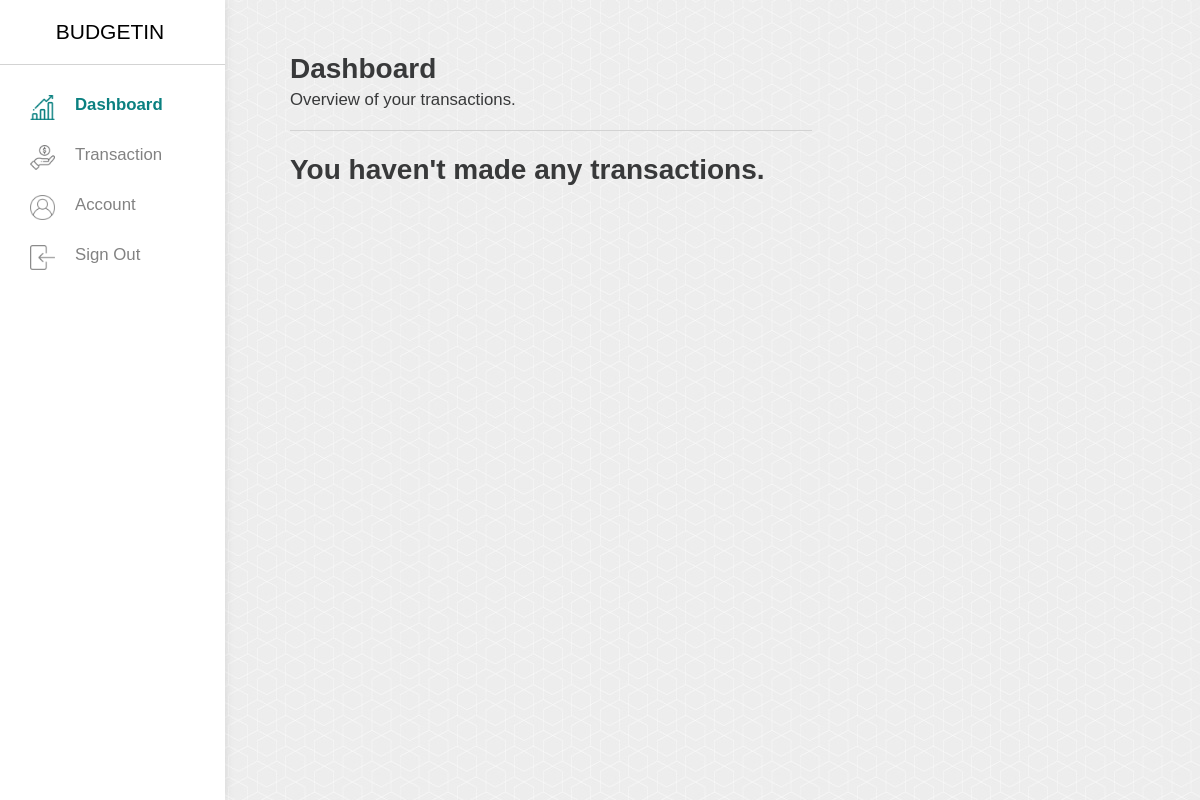
/app/dashboard.php (signed in), run on an earlier commit of the app's database.
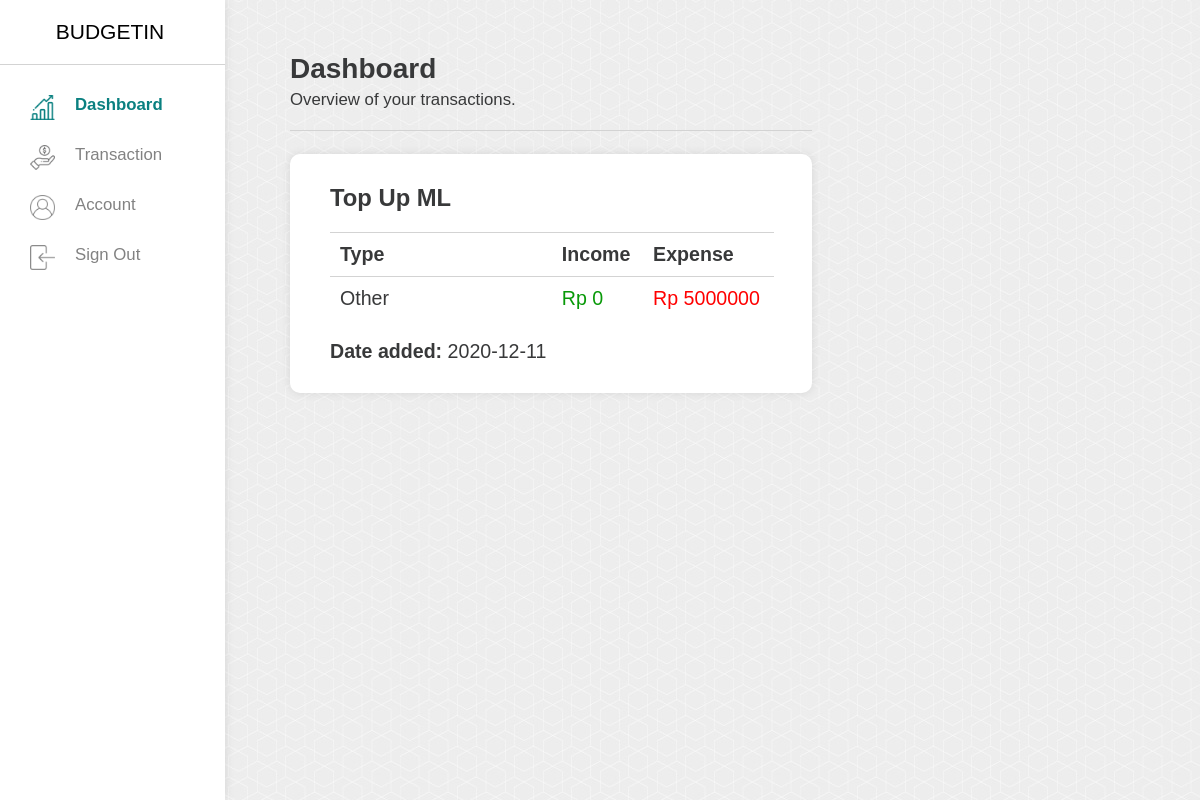
And on a later commit of the database.
### tables this page shows
CREATE TABLE `transactions` (
  `transaction_id` int(255) NOT NULL,
  `name` varchar(1000) NOT NULL DEFAULT 'New Transaction',
  `type` varchar(1000) NOT NULL,
  `total_expense` int(255) NOT NULL,
  `total_income` int(255) NOT NULL,
  `date_added` date NOT NULL DEFAULT current_timestamp(),
  `account_id` int(255) NOT NULL
);

### app/dashboard.php (the view, shortened to what this page needs)
<!DOCTYPE html>
<html>
    <head>
        <link rel="stylesheet" type="text/css" href="css/style-global-app.css">
        <link rel="stylesheet" type="text/css" href="css/style-app-dashboard.css">
    </head>
    <body>
    <?php
        include 'phpscripts/connect.php';
        $id = $_SESSION['currentid'];
        $selectTransaction = "SELECT * FROM `transactions` WHERE `account_id` = '$id'";
        $userQuery = $connection->query($selectTransaction);
        $addedPanes = array();
        if ($userQuery->num_rows > 0) {
            while($row = $userQuery->fetch_assoc()){
                $name = $row['name'];
                $type = $row['type'];
                $income = $row['total_income'];
                $expense = $row['total_expense'];
                $date = $row['date_added'];
                $addedElement = "<li>
                                    <div class='pane-content'>
                                        <div class='container-content-data'>
                                            <h2>$name</h2>
                                            <table id='tb-transaction' cellpadding='10' cellspacing='0'>
                                                <tr>
                                                    <th class='type'>Type</th>
                                                    <th class='income'>Income</th>
                                                    <th class='expense'>Expense</th>
                                                </tr>
                                                <tr id=>
                                                    <td>$type</td>
                                                    <td style='color: #089908'>Rp $income</td>
                                                    <td style='color: #ff0000'>Rp $expense</td>
                                                </tr>
                                            </table>
                                        </div>
                                        <h3>Date added: <span class='unbold'>$date</span></h3>
                                    </div>
                                <li>";
                $addedPanes[] = $addedElement;
            }
        }
    ?>
        <div class="wrapper">
            <div class="container-sidebar">
                <div class="container-sidebar-logo">
                    <a href="" class="logo-sidebar">BUDGETIN</a>
                </div>
                <div class="nav-and-acc">
                    <ul>
                        <li>
                            <button onclick="location.href='dashboard.php'" class="btn-sidebar btn-sidebar-active">
                                <img src="img/icons/bar-chart-active.png" class="icons-sidebar">Dashboard</a>
                            </button>
                        </li>
                        <li>
                            <button onclick="location.href='transaction.html'" class="btn-sidebar">
                                <img src="img/icons/payment.png" class="icons-sidebar">Transaction</a>
                            </button>
                        </li>
                        <li>
                            <button class="btn-sidebar">
                                <img src="img/icons/user.png" class="icons-sidebar">Account</a>
                            </button>
                        </li>
                        <li>
                            <button onclick="location.href='landing.html'" class="btn-sidebar">
                                <img src="img/icons/logout.png" class="icons-sidebar">Sign Out</a>
                            </button>
                        </li>
                    </ul>
                </div>
            </div>
<div class="container-content">
    <div class="content-middle">
        <div class="container-content-title">
            <h2>Dashboard</h2>
            <p>Overview of your transactions.</p>
        </div>
        <h2><?php if($userQuery->num_rows == 0){echo "You haven't made any transactions.";}?></h2>
        <ul class="list-transactions">
            <?php foreach($addedPanes as $display){echo $display;} ?>
        </ul>
    </div>
</div>
    </body>
</html>

What changed in the data, as far as the page shows it:
added transactions: name "Top Up ML", type "Other", total_income "0", total_expense "5000000", date_added "2020-12-11"
Also different on the page:
text no longer shown: "You haven't made any transactions."
